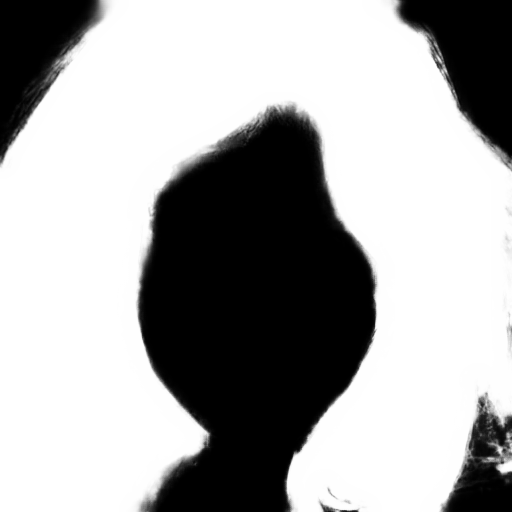
#> input picture data/paper/matt/CM_1067.png, 512 x 512 px, found by its file name; its folder holds only this picture in this run
$ python orientation_metric.py   (older library calls are emulated)
#> lines starting #> are read from the running program, lines starting #| are printed output that depends on the picture; after the words box and inside, x2 and y2 are one past the last pixel; in counts of white or black regions, pixels touching at a corner belong together
"""머릿결 방향 지표 — structure tensor (reports/2026-08-04-orientation-metric-implementation-guide.md).

국소 gradient 공분산(2x2)의 주고유벡터에 수직인 방향을 머릿결 방향 theta 로,
고유값 차이 비를 coherence 로 쓴다. theta 는 double-angle 로 비교한다.

집계 두 가지:
  1) GT 오차     — 생성 결과 vs GT 의 평균 각도차. 지침 §2 형식.
  2) seed 불일치 — 같은 run 안에서 seed 쌍끼리의 평균 각도차. GT 를 거치지 않는다.

  python scripts/eval/orientation_metric.py            # 검증 3종 + 표 (기본 sigma_i=3, erode_px=6)
  python scripts/eval/orientation_metric.py --validate # 검증 3종만
  python scripts/eval/orientation_metric.py --floor    # GT 내재 복잡도 진단

판정용 지표이며 loss 로 학습에 넣지 않는다.
"""

from __future__ import annotations

import argparse
import itertools
import sys
from pathlib import Path

import cv2
import numpy as np

ROOT = Path(__file__).parent.parent.parent

RUNS = {
    "mcs2":   ROOT / "outputs/0803/seed_mcs2",
    "run2p1": ROOT / "outputs/0803/seed_run2",
    "run4":   ROOT / "outputs/0803/seed_run4",
}
SEEDS = [42, 1, 2, 3]
IMAGES = ["CM_1067", "CM_1082"]

GT_DIR = ROOT / "data/test/ori_image"      # hair 가 있는 원본 (bald 인 data/*/img 아님)
MATTE_DIR = ROOT / "data/test/matt"
OUT_DIR = ROOT / "outputs/0803/orientation"

SIGMA_I = 3.0      # §3 캘리브레이션 결과 (3/5/8 중 판별 gap 최대)
ERODE_PX = 6


# --------------------------------------------------------------------------- #
# core
# --------------------------------------------------------------------------- #
def hair_orientation(img, sigma_d=1.0, sigma_i=SIGMA_I):
    """img: (H,W,3) uint8 BGR 또는 (H,W) grayscale.

    반환: theta (H,W) 머릿결 방향 [0,pi), coherence (H,W) [0,1]
    """
    if img.ndim == 3:
        gray = cv2.cvtColor(img, cv2.COLOR_BGR2GRAY)
    else:
        gray = img
    g = gray.astype(np.float64) / 255.0

    # (1) gradient (미분 스케일 sigma_d: 살짝 블러 후 Sobel)
    g = cv2.GaussianBlur(g, (0, 0), sigma_d)
    gx = cv2.Sobel(g, cv2.CV_64F, 1, 0, ksize=3)
    gy = cv2.Sobel(g, cv2.CV_64F, 0, 1, ksize=3)

    # (2) structure tensor 성분을 윈도(sigma_i)로 평활 — "국소 공분산"
    Jxx = cv2.GaussianBlur(gx * gx, (0, 0), sigma_i)
    Jyy = cv2.GaussianBlur(gy * gy, (0, 0), sigma_i)
    Jxy = cv2.GaussianBlur(gx * gy, (0, 0), sigma_i)

    # (3) 고유분해 닫힌형: gradient 우세 방향 = 0.5*atan2(2Jxy, Jxx-Jyy)
    #     머릿결은 그 수직 → +pi/2
    theta = 0.5 * np.arctan2(2.0 * Jxy, Jxx - Jyy) + np.pi / 2.0
    theta = np.mod(theta, np.pi)                      # [0, pi) — 180도 주기

    # (4) coherence = (lam1-lam2)/(lam1+lam2)
    lam_diff = np.sqrt((Jxx - Jyy) ** 2 + 4.0 * Jxy ** 2)
    coherence = lam_diff / (Jxx + Jyy + 1e-12)
    return theta, coherence


def angular_error_map(th_a, th_b):
    """double-angle 각도차 [0, pi/2] rad. theta = theta+180도 모호성 처리."""
    d2 = np.arctan2(np.sin(2 * (th_a - th_b)), np.cos(2 * (th_a - th_b)))
    return 0.5 * np.abs(d2)


def erode_matte(matte, erode_px=ERODE_PX):
    """matte 경계는 실루엣 gradient 가 오염시키므로 침식."""
    m = (matte > 0.5).astype(np.uint8)
    return cv2.erode(m, np.ones((erode_px, erode_px), np.uint8)).astype(bool)


def orientation_error(img_gen, img_gt, matte, sigma_i=SIGMA_I, erode_px=ERODE_PX):
    """반환: (평균 각도 오차 [deg], 생성영상 평균 coherence).

    matte: (H,W) [0,1] — GT hair 영역
    """
    th_g, co_g = hair_orientation(img_gen, sigma_i=sigma_i)
    th_t, co_t = hair_orientation(img_gt, sigma_i=sigma_i)
    m = erode_matte(matte, erode_px)

    # GT coherence 로 가중 — GT 가 평평/흐릿한 픽셀의 각도는 무의미
    w = co_t * m
    mean_err_deg = np.degrees((angular_error_map(th_g, th_t) * w).sum() / (w.sum() + 1e-12))
    return mean_err_deg, float(co_g[m].mean())


# [40 lines left out: functions seed_disagreement, gt_intrinsic_floor, viz, not called in this run]


# --------------------------------------------------------------------------- #
# io
# --------------------------------------------------------------------------- #
def load_gt(img_id):
    for ext in (".png", ".jpg"):
        p = GT_DIR / f"{img_id}{ext}"
        if p.exists():
            return cv2.imread(str(p))
    raise FileNotFoundError(f"GT hair 원본 없음: {GT_DIR}/{img_id}.*")


def load_matte(img_id):
    m = cv2.imread(str(MATTE_DIR / f"{img_id}.png"), 0)
    if m is None:
        raise FileNotFoundError(f"matte 없음: {MATTE_DIR}/{img_id}.png")
    return m.astype(np.float64) / 255.0


# [6 lines left out: function load_gen, not called in this run]


# --------------------------------------------------------------------------- #
# 검증 3종 (표 만들기 전에 — 지침 §5)
# --------------------------------------------------------------------------- #
def validate(sigma_i=SIGMA_I, erode_px=ERODE_PX):
    """1) GT vs GT ~ 0도, 2) GT vs 90도 회전 ~ 90도, 3) 시각화 저장."""
    OUT_DIR.mkdir(parents=True, exist_ok=True)
    ok = True

    for img_id in IMAGES:
        gt, matte = load_gt(img_id), load_matte(img_id)
        m = erode_matte(matte, erode_px)

        e_same, _ = orientation_error(gt, gt, matte, sigma_i, erode_px)

        # 이미지를 돌리면 픽셀 대응이 깨지므로 theta 맵을 원좌표로 되돌린 뒤 비교한다.
        # (돌린 이미지를 그대로 orientation_error 에 넣으면 서로 다른 픽셀을 비교하게 됨)
        th_gt, co_gt = hair_orientation(gt, sigma_i=sigma_i)
        th_rot, _ = hair_orientation(np.ascontiguousarray(np.rot90(gt, 1)), sigma_i=sigma_i)
        w = co_gt * m
        e_rot = np.degrees((angular_error_map(np.rot90(th_rot, -1), th_gt) * w).sum()
                           / (w.sum() + 1e-12))

        p1, p2 = abs(e_same) < 0.5, abs(e_rot - 90.0) < 5.0
        ok = ok and p1 and p2
        print(f"  [{img_id}] GT vs GT        = {e_same:6.2f} deg (기대 ~0)   {'OK' if p1 else 'FAIL'}")
        print(f"  [{img_id}] GT vs 90도 회전 = {e_rot:6.2f} deg (기대 ~90)  {'OK' if p2 else 'FAIL'}")

    for img_id in IMAGES:
        gt, matte = load_gt(img_id), load_matte(img_id)
        m = erode_matte(matte, erode_px)[..., None]
        panels = []
        for label, im in [("GT", gt)] + [(r, load_gen(r, 42, img_id)) for r in RUNS]:
            th, co = hair_orientation(im, sigma_i=sigma_i)
            v = viz(im, th, co) * m                    # hair 영역 밖은 검게
            cv2.putText(v, label, (12, 34), cv2.FONT_HERSHEY_SIMPLEX, 1.0, (255, 255, 255), 2)
            panels.append(np.hstack([im, v]))
        out = OUT_DIR / f"viz_{img_id}_sigma{sigma_i:g}.png"
        cv2.imwrite(str(out), np.vstack(panels))
        print(f"  [{img_id}] 시각화 저장 → {out.relative_to(ROOT)}")

    print(f"\n  검증 결과: {'PASS' if ok else 'FAIL'}")
    return ok


# --------------------------------------------------------------------------- #
# 표
# --------------------------------------------------------------------------- #
# [49 lines left out: functions measure_all, calibrate, print_table, print_floor, not called in this run]


def main():
    ap = argparse.ArgumentParser()
    ap.add_argument("--validate", action="store_true", help="검증 3종만 실행")
    ap.add_argument("--floor", action="store_true", help="GT 내재 복잡도 진단도 출력")
    ap.add_argument("--sigma-i", type=float, default=SIGMA_I, help=f"sigma_i (기본값: {SIGMA_I:g})")
    ap.add_argument("--erode-px", type=int, default=ERODE_PX)
    args = ap.parse_args()

    print("[1] 검증 3종 (지침 §5)")
    if not validate(sigma_i=args.sigma_i, erode_px=args.erode_px):
#> in load_gt, returned value is the input picture: shape (512, 512, 3); min 0, max 255, mean 168.3
#> in erode_matte, `m = (matte > 0.5).astype(np.uint8)`:
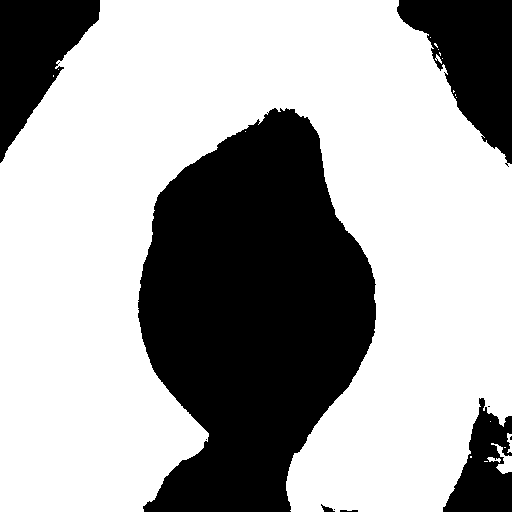
#> m: shape (512, 512); values 0 (black) and 1 (white), 65.8% white; 10 black regions (4 under 20 px), largest, box (x1, y1, x2, y2) and area: (138, 108, 376, 512) 66154, (397, 0, 512, 167) 10364, (0, 0, 100, 163) 8577, (443, 398, 512, 512) 4431, (321, 504, 335, 512) 52, (340, 510, 358, 512) 31
#> in erode_matte, `return cv2.erode(m, np.ones((erode_px, erode_px), np.uint8)).astype(bo..`: returned value: shape (512, 512) bool; 63.6% white; 5 black regions, box (x1, y1, x2, y2) and area: (136, 106, 379, 512) 69371, (395, 0, 512, 170) 11182, (0, 0, 103, 166) 9421, (441, 396, 512, 512) 5261, (319, 502, 361, 512) 234
#> in orientation_error, `w = co_t * m`:
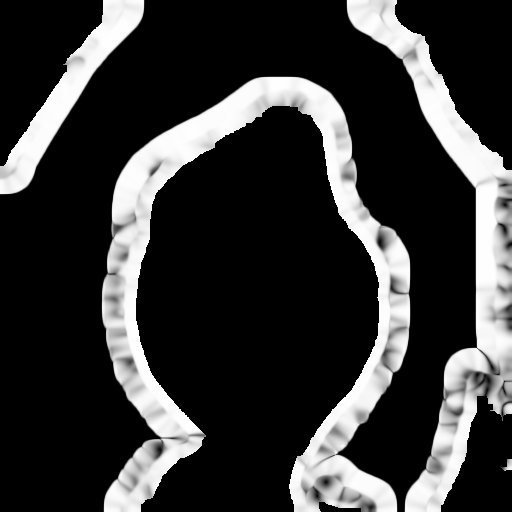
#> w: shape (512, 512) float64; min 0, max 1, mean 0.218
#> in angular_error_map, `d2 = np.arctan2(np.sin(2 * (th_a - th_b)), np.cos(2 * (th_a - th_b)))`: d2: shape (512, 512) float64; every value is 0
#> in orientation_error, `mean_err_deg = np.degrees((angular_error_map(th_g, th_t) * w).sum() / ..`: mean_err_deg = 0
#> call 4 of hair_orientation, with sigma_d = 1, sigma_i = 3
#> in hair_orientation (call 4), `Jxy = cv2.GaussianBlur(gx * gy, (0, 0), sigma_i)`:
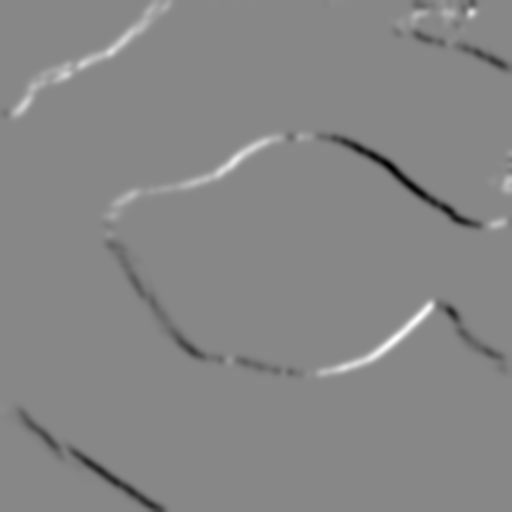
#> Jxy: shape (512, 512) float64; min -0.657, max 0.579, mean -0.00201; drawn with min black and max white
#> in hair_orientation (call 4), `theta = 0.5 * np.arctan2(2.0 * Jxy, Jxx - Jyy) + np.pi / 2.0`:
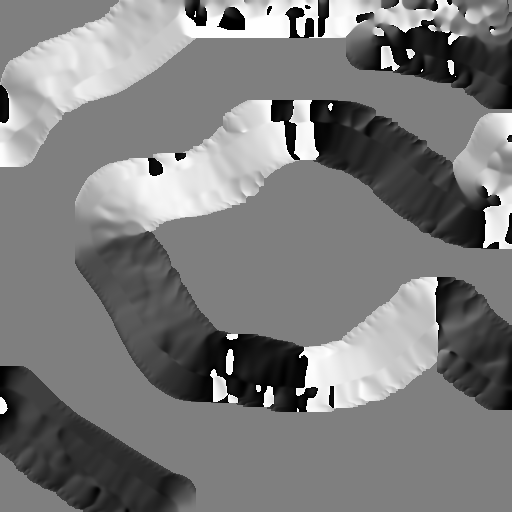
#> theta: shape (512, 512) float64; min 0, max 3.14, mean 1.53; drawn with min black and max white
#> in hair_orientation (call 4), `coherence = lam_diff / (Jxx + Jyy + 1e-12)`:
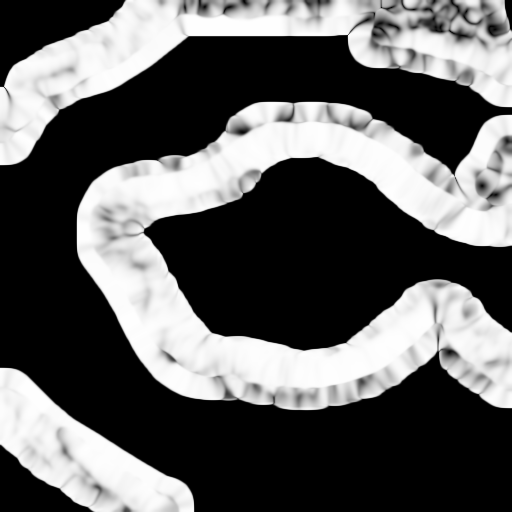
#> coherence: shape (512, 512) float64; min 0, max 1, mean 0.376
#> in angular_error_map (call 2), `d2 = np.arctan2(np.sin(2 * (th_a - th_b)), np.cos(2 * (th_a - th_b)))`:
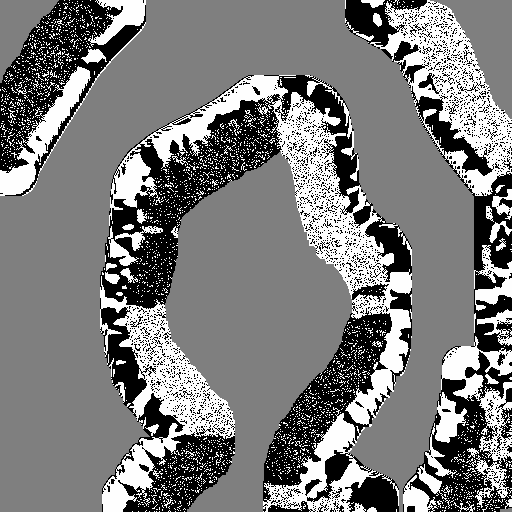
#> d2: shape (512, 512) float64; min -3.14, max 3.14, mean -0.0758; drawn with min black and max white
#> in angular_error_map (call 2), `return 0.5 * np.abs(d2)`:
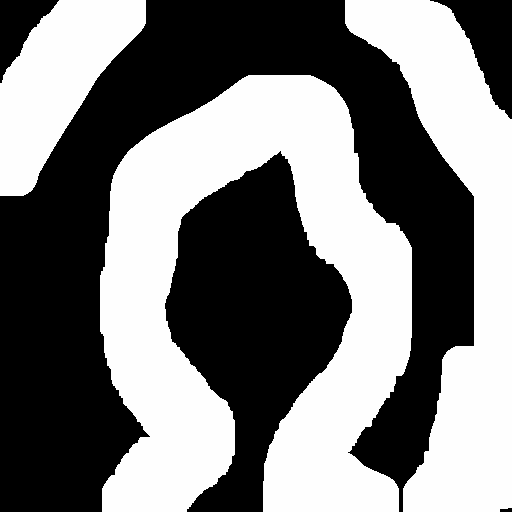
#> returned value: shape (512, 512) float64; min 0, max 1.57, mean 0.757; drawn with min black and max white
#> in validate, `e_rot = np.degrees((angular_error_map(np.rot90(th_rot, -1), th_gt) * w..`: e_rot = 90
#> in validate, `p1, p2 = abs(e_same) < 0.5, abs(e_rot - 90.0) < 5.0`: p1 = True
#|   [CM_1067] GT vs GT        =   0.00 deg (기대 ~0)   OK
#|   [CM_1067] GT vs 90도 회전 =  90.00 deg (기대 ~90)  OK
        print("  검증 실패 — 표를 만들기 전에 파라미터/입력을 점검할 것", file=sys.stderr)
        return 1
    if args.validate:
        return 0

    sigma_i = args.sigma_i

    print(f"\n[2] 표 — sigma_i={sigma_i:g}, erode_px={args.erode_px}")
    err, dis = measure_all(sigma_i, args.erode_px)
    print_table(err, dis)

    if args.floor:
        print("\n[3] GT 내재 복잡도 진단")
        print_floor(err, sigma_i, args.erode_px)
    return 0


if __name__ == "__main__":
#> (the run stopped early here; a loop or call above may not have finished)
